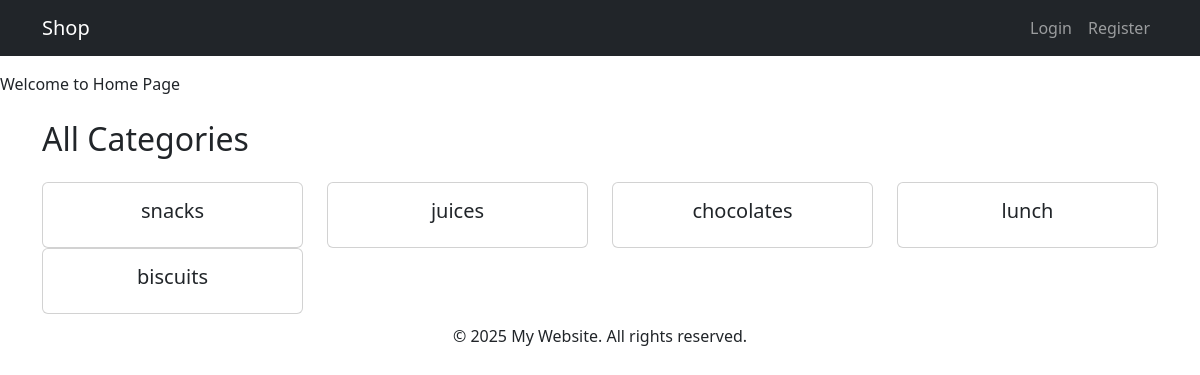
The app's page /, older data.
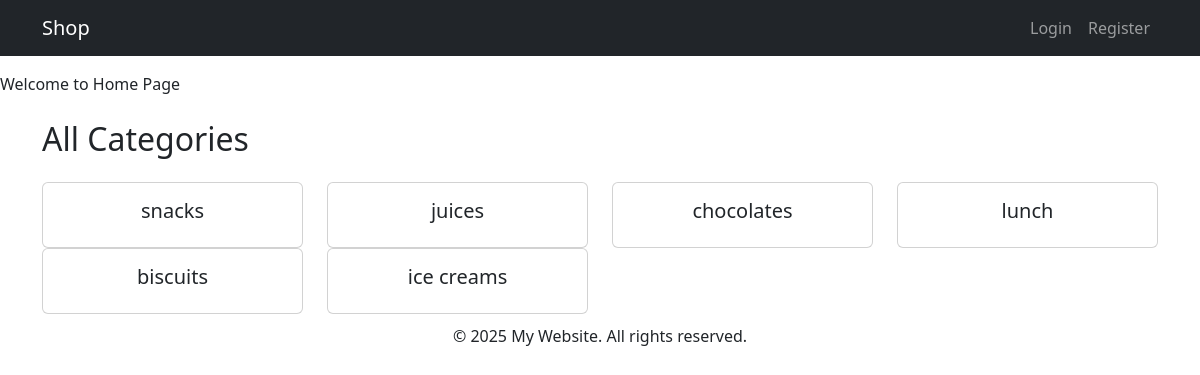
The same page, newer data.
### backend/models.py (models this page shows, shortened)
class Category(models.Model):
    id=models.BigAutoField(primary_key=True)
    name=models.CharField(max_length=255)
    class Meta:
        db_table='category'

### frontend/views.py (the view, shortened to what this page needs)
# urls.py: 2. Add a URL to urlpatterns:  path('', views.home, name='home')
def home(request):
    user = request.user
    data = {}
    if user.is_authenticated:
        cart_items = Cart.objects.filter(custom_user=user)
        grand_total = Cart.grand_total(customer_id=user.id)
        data['cart_items'] = cart_items
        data['grand_total'] = grand_total
        data['cart_count'] = cart_items.count()
    else:
        data['cart_items'] = []
        data['grand_total'] = 0
        data['cart_count'] = 0
    categories = Category.objects.prefetch_related('products').all()
    data['categories'] = categories
    category_name = request.GET.get('category')  # e.g., "Women"
    data['category_present'] = False
    return render(request, 'frontend/home.html', data)

### frontend/templates/frontend/home.html (shortened to what this page needs)
{% extends 'frontend/layout/app.html' %}
{% block content %}
Welcome to Home Page
<div class="container mt-4">
  <h2 class="mb-4">All Categories</h2>
  <div class="row">
    {% for category in categories %}
      <div class="col-md-3">
        <a href="?category={{ category.name }}" class="text-decoration-none">
          <div class="card text-center">
            <div class="card-body">
              <h5 class="card-title">{{ category.name }}</h5>
            </div>
          </div>
        </a>
      </div>
    {% endfor %}
  </div>
</div>
{% endblock %}

Row changes from the older to the newer data that the page shows:
added Category: name "ice creams"
